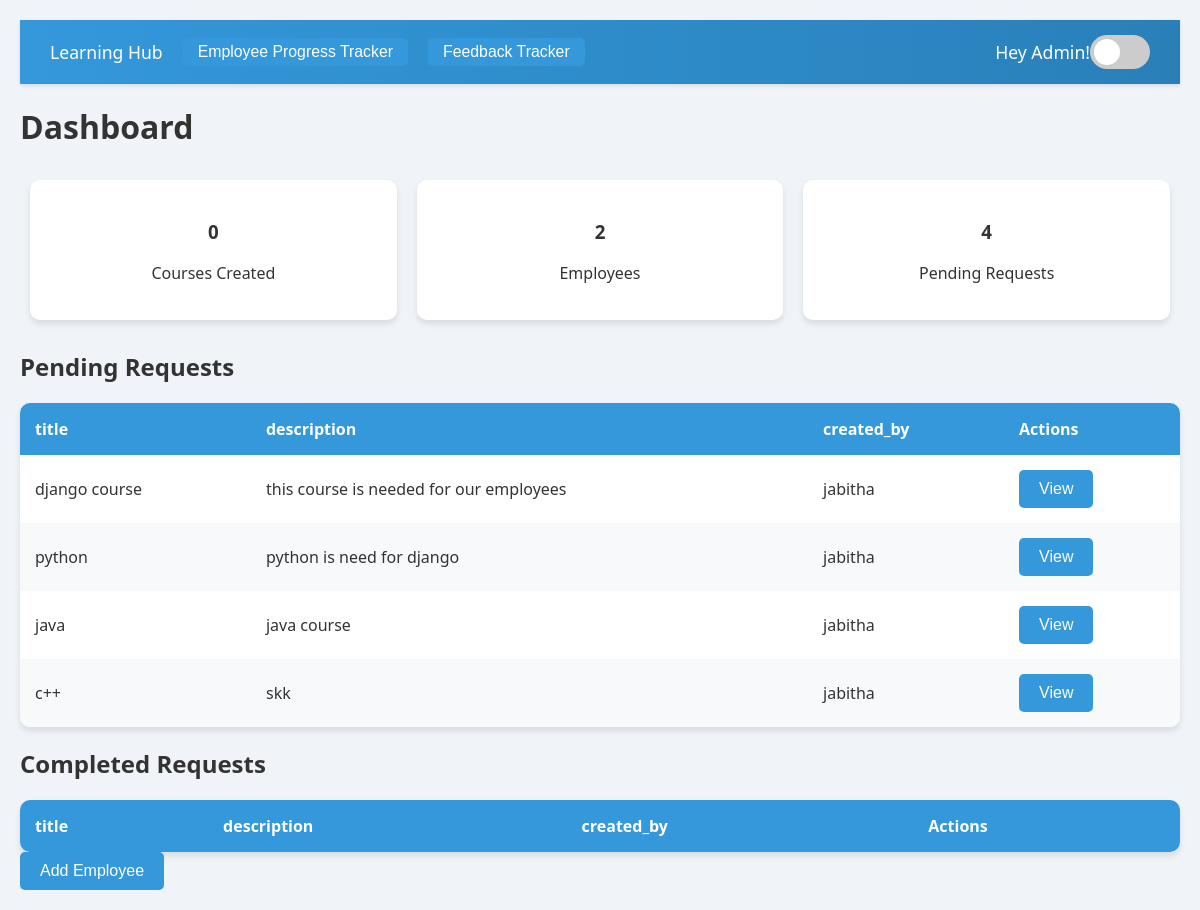
Page /dashboard/Admin/1/ on the earlier database version.
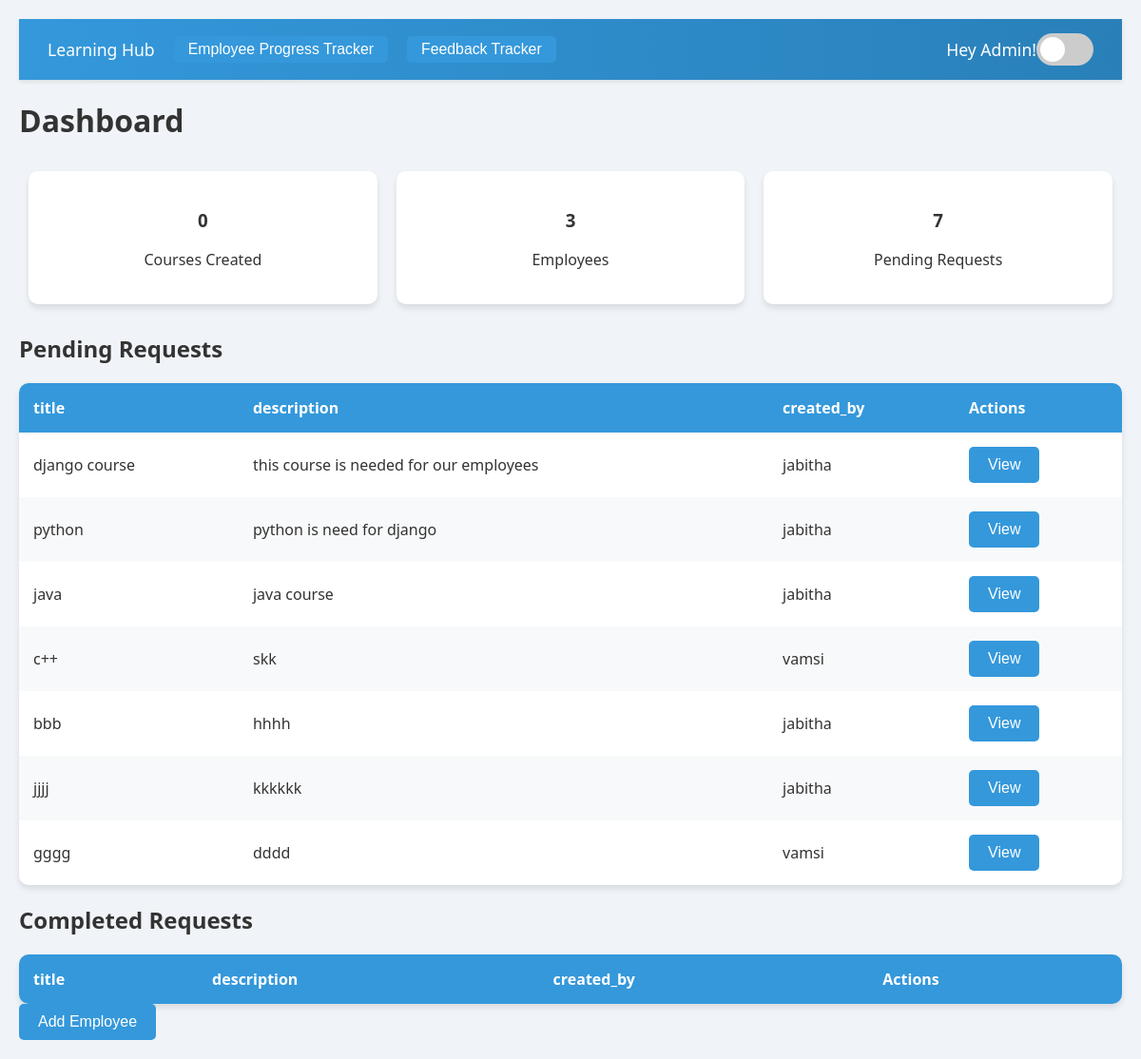
Same page on the later database version.
### dashboards/models.py (models this page shows, shortened)
class TrainingRequest(models.Model):
    request_id = models.AutoField(primary_key=True)
    title = models.CharField(max_length=255)
    description = models.TextField(null=True, blank=True)
    status = models.CharField(
        max_length=10,
        choices=[('Pending', 'Pending'),
                 ('Approved', 'Approved'),
                 ('Rejected', 'Rejected')],  # Only 'Pending' by default
        default='Pending'
    )
    account_manager = models.ForeignKey(
        'authentication.User',
        on_delete=models.CASCADE,
        limit_choices_to={'role__role_name': 'Manager'}
    )
    created_at = models.DateTimeField(auto_now_add=True)

### authentication/models.py (models this page shows, shortened)
class User(models.Model):
    name = models.CharField(max_length=100)
    email = models.EmailField(unique=True)
    password = models.CharField(max_length=255)
    role = models.ForeignKey(Role, on_delete=models.CASCADE)
    def __str__(self):
        return self.name

### dashboards/views.py (the view)
# urls.py: path('Admin/<int:user_id>/', views.Admin_view, name='Admin'),
def Admin_view(request,user_id):
    admin = get_object_or_404(User, id=user_id)
    context={
        'user_id':user_id,
        'courses_count':course.objects.all().count(),
        'pending_count':TrainingRequest.objects.filter(status='Pending').count(),
        'employees_count':User.objects.filter(role=Role.objects.get(role_name='Employee').id).count(),
        'pending_requests':TrainingRequest.objects.filter(status='Pending'),
        'approved_requests':TrainingRequest.objects.filter(status='Approved'),
    }
    return render(request, 'dashboards/Admin.html',context)

### dashboards/templates/dashboards/Admin.html (shortened to what this page needs)
<!DOCTYPE html>
<html lang="en">
<head>
</head>
<body>
  <div id="app">
    <div id="dashboard-page" class="page active">
      <nav>
        <span>
          Learning Hub
          <button class="tracker-btn" onclick="employeetracking()">Employee Progress Tracker</button>
          <button class="tracker-btn" onclick="employeefeedback()">Feedback Tracker</button>
        </span>
        <span>
          Hey Admin!
          <label class="theme-switch">
            <span class="slider"></span>
          </label>
        </span>
      </nav>
      <h1>Dashboard</h1>
      <div class="dashboard-metrics">
        <div>
          <h3>{{courses_count}}</h3>
          <p>Courses Created</p>
        </div>
        <div>
          <h3>{{employees_count}}</h3>
          <p>Employees</p>
        </div>
        <div>
          <h3>{{pending_count}}</h3>
          <p>Pending Requests</p>
        </div>
      </div>
      <div>
        <h2>Pending Requests</h2>
        <table id="pending-requests">
          <thead>
              <tr>
                <th>title</th>
                <th>description</th>
                <th>created_by</th>
                <th>Actions</th>
              </tr>
        </thead>
        <tbody>
          {% for item in pending_requests %}
            <tr>
                <td>{{ item.title }}</td>
                <td>{{ item.description }}</td>
                <td>{{item.account_manager}}</td>
                <td><a href="{% url 'admin_action' user_id=user_id request_id=item.request_id %}"><button>View</button></a></td>
            </tr>
            {% endfor %}
        </tbody>
        </table>
        <h2>Completed Requests</h2>
        <table id="completed-requests">
          <thead>
            <tr>
            <th>title</th>
            <th>description</th>
            <th>created_by</th>
            <th>Actions</th>
          </tr>
        </thead>
        </table>
      </div>
      <button onclick="navigateTo('courses-page')">Add Employee</button>
    </div>
  </div>
</body>
</html>

### dashboards/templates/dashboards/Admin.html (style rules this page uses)
:root { --bg-color: #f0f4f8; --text-color: #333; --nav-bg: linear-gradient(90deg, #3498db, #2980b9); --card-bg: white; --card-shadow: 0 4px 6px rgba(0,0,0,0.1); --button-bg: #3498db; --button-hover: #2980b9; --table-header-bg: #3498db; --table-even-row: #f8f9fa; }
body { font-family: 'Segoe UI', Tahoma, Geneva, Verdana, sans-serif; margin: 0; padding: 0; background: var(--bg-color); color: var(--text-color); transition: all 0.3s ease; }
.page { display: none; padding: 20px; animation: fadeIn 0.5s; }
.page.active { display: block; }
nav { display: flex; justify-content: space-between; align-items: center; padding: 15px 30px; background: var(--nav-bg); color: white; box-shadow: 0 2px 4px rgba(0,0,0,0.1); }
nav span { display: flex; align-items: center; font-size: 1.1em; }
nav .tracker-btn { margin-left: 20px; padding: 5px 15px; background: var(--button-bg); color: white; border: none; border-radius: 5px; cursor: pointer; font-size: 0.9em; transition: background 0.3s ease; }
.dashboard-metrics { display: flex; justify-content: space-around; flex-wrap: wrap; }
.dashboard-metrics div { margin: 10px; padding: 20px; background: var(--card-bg); color: var(--text-color); border-radius: 10px; box-shadow: var(--card-shadow); transition: transform 0.3s ease, background 0.3s ease, color 0.3s ease; flex: 1; min-width: 200px; text-align: center; }
table { width: 100%; border-collapse: separate; border-spacing: 0; margin-top: 20px; background: var(--card-bg); border-radius: 10px; overflow: hidden; box-shadow: var(--card-shadow); }
table th, table td { padding: 15px; text-align: left; }
table th { background: var(--table-header-bg); color: white; font-weight: bold; }
table tr:nth-child(even) { background-color: var(--table-even-row); }
button { padding: 10px 20px; background: var(--button-bg); color: white; border: none; border-radius: 5px; cursor: pointer; transition: background 0.3s ease; font-size: 1em; }
h1, h2 { color: var(--text-color); }
.theme-switch { position: relative; display: inline-block; width: 60px; height: 34px; }
.slider { position: absolute; cursor: pointer; top: 0; left: 0; right: 0; bottom: 0; background-color: #ccc; transition: .4s; border-radius: 34px; }
.slider:before { position: absolute; content: ""; height: 26px; width: 26px; left: 4px; bottom: 4px; background-color: white; transition: .4s; border-radius: 50%; }

Differences in the rows shown:
changed TrainingRequest "skk": account_manager "jabitha" → "vamsi"
added TrainingRequest: title "bbb", description "hhhh", account_manager "jabitha"
added TrainingRequest: title "jjjj", description "kkkkkk", account_manager "jabitha"
added TrainingRequest: title "gggg", description "dddd", account_manager "vamsi"
Other differences:
{{ employees_count }}: "2" → "3"
{{ pending_count }}: "4" → "7"
